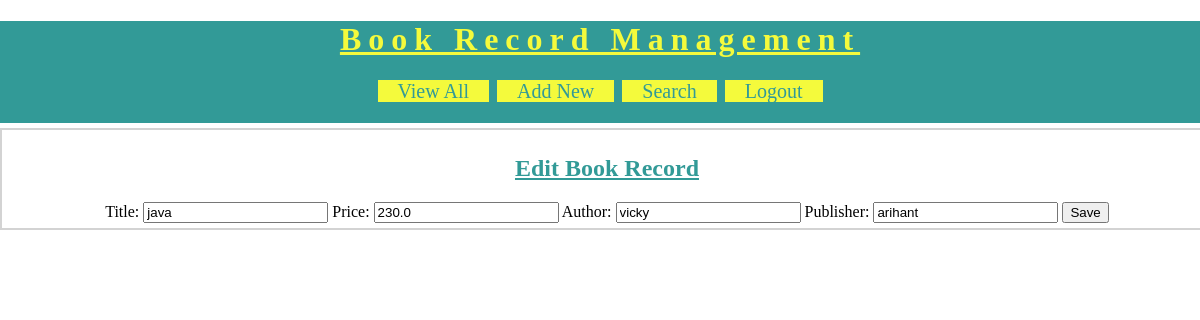
Screenshot of /BRMapp/edit-book?bookid=13 (signed in) with the database file from the repository.
### BRMapp/models.py (models this page shows)
class Book(models.Model):
    title=models.CharField(max_length=100)
    price=models.FloatField()
    author=models.CharField(max_length=100)
    publisher=models.CharField(max_length=100)

### BRMapp/views.py (the view)
# urls.py: url('edit-book',views.editBook),
@login_required(login_url='/BRMapp/login/')
def editBook(request):
    book=models.Book.objects.get(id=request.GET['bookid'])
    fields={'title':book.title,'price':book.price,'author':book.author,'publisher':book.publisher}
    form=NewBookForms(initial=fields)
    res=render(request,'BRMapp/edit_book.html',{'form':form,'book':book})
    return res

### BRMapp/forms.py
class NewBookForms(forms.Form):
    title=forms.CharField(label='Title',max_length=100)
    price=forms.FloatField(label='Price')
    author=forms.CharField(label='Author')
    publisher=forms.CharField(label='Publisher')

### templates/BRMapp/edit_book.html (shortened to what this page needs)
<!DOCTYPE html>
{% load static %}
<html lang="en" dir="ltr">
  <head>
    <link rel="stylesheet" href="{% static 'css/BRMstyle.css' %}">
  </head>
  <body>
    <div id="header">
      <h1>Book Record Management</h1>
      <div id="nav">
        <a href="/BRMapp/view-books">View All</a>
        <a href="/BRMapp/new-book">Add New</a>
        <a href="/BRMapp/search-book">Search</a>
        <a href="/BRMapp/logout">Logout</a>
      </div>
    </div>
   <div id="main">
     <h2 class="book">Edit Book Record</h2>
     <form action="/BRMapp/edit" method="post">
       {{form}}
       <input type="submit" value="Save">
     </form>
   </div>
  </body>
</html>

### static/css/BRMstyle.css (style rules this page uses)
body { background-color:white; margin:0px 0px 0px; font-family: "calibri"; }
#header { background-color:#329A97; padding-bottom: 20px; text-align: center; }
#header h1 { text-align: center; color: #F4FA3C; letter-spacing: 7px; text-decoration:underline; }
#nav { width:60%; margin: auto; }
#nav a { background-color: #F4FA3C; width: 150px; border: solid 2px #329A97; font-size: 20px; text-decoration:none; color: #329A97; padding-left: 20px; padding-right: 20px; }
#main { margin:auto; border: solid 2px lightgray; width: 100%; padding: 5px; margin-top: 5px; }
#main form,#main h2 { text-align: center; }
.book { text-decoration: underline; color: #329A97; }

### rows the page displays
Book: title "java", price "230.0", author "vicky", publisher "arihant"
